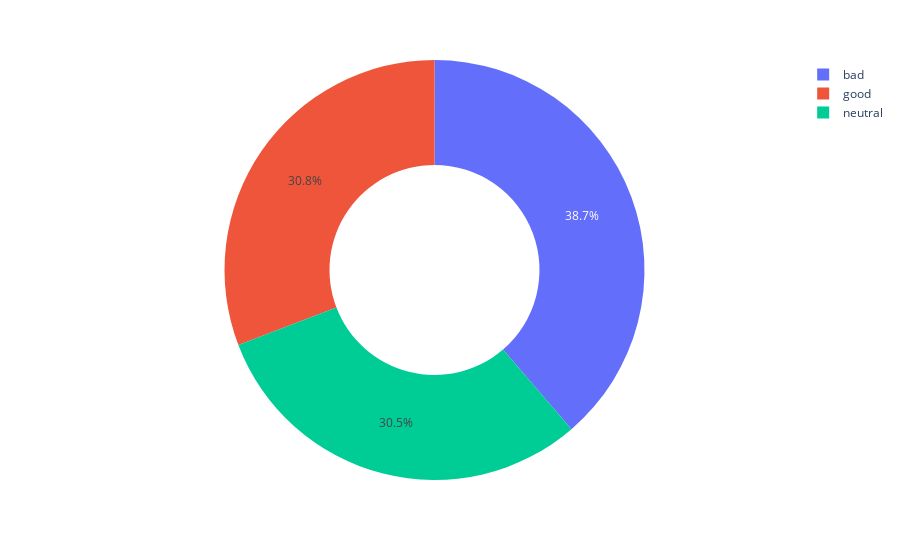

Notebook code cell kept with this figure:
### Code cell
labels = data['labels'].value_counts()
numbers = labels.index
quantity = labels.values
import plotly.express as px 
figure = px.pie(data, values = quantity,  names =  numbers, hole = 0.5)
figure.show()

### Figure 1 — Plotly figure (JSON) as saved in the notebook; plotly's stock layout.template omitted (floating-point values rounded to 4 significant figures)
{"data": [{"domain": {"x": [0, 1], "y": [0, 1]}, "hole": 0.5, "hovertemplate": "label=%{label}<br>value=%{value}<extra></extra>", "labels": ["bad", "good", "neutral"], "legendgroup": "", "name": "", "showlegend": true, "type": "pie", "values": [70000, 55754, 55174]}], "layout": {"legend": {"tracegroupgap": 0}, "margin": {"t": 60}}}
